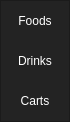
        <widget class="QFrame" name="frame_left_menu">
         <property name="minimumSize">
          <size>
           <width>70</width>
           <height>0</height>
          </size>
         </property>
         <property name="maximumSize">
          <size>
           <width>70</width>
           <height>16777215</height>
          </size>
         </property>
         <property name="styleSheet">
          <string notr="true">background-color: rgb(35, 35, 35);</string>
         </property>
         <property name="frameShape">
          <enum>QFrame::StyledPanel</enum>
         </property>
         <property name="frameShadow">
          <enum>QFrame::Raised</enum>
         </property>
         <layout class="QVBoxLayout" name="verticalLayout_3">
          <property name="leftMargin">
           <number>0</number>
          </property>
          <property name="topMargin">
           <number>0</number>
          </property>
          <property name="rightMargin">
           <number>0</number>
          </property>
          <property name="bottomMargin">
           <number>0</number>
          </property>
          <item alignment="Qt::AlignTop">
           <widget class="QFrame" name="frame_top_menus">
            <property name="frameShape">
             <enum>QFrame::NoFrame</enum>
            </property>
            <property name="frameShadow">
             <enum>QFrame::Raised</enum>
            </property>
            <layout class="QVBoxLayout" name="verticalLayout_4">
             <property name="spacing">
              <number>0</number>
             </property>
             <property name="leftMargin">
              <number>0</number>
             </property>
             <property name="topMargin">
              <number>0</number>
             </property>
             <property name="rightMargin">
              <number>0</number>
             </property>
             <property name="bottomMargin">
              <number>0</number>
             </property>
             <item>
              <widget class="QPushButton" name="btn_page_1">
               <property name="minimumSize">
                <size>
                 <width>0</width>
                 <height>40</height>
                </size>
               </property>
               <property name="styleSheet">
                <string notr="true">QPushButton {
	color: rgb(255, 255, 255);
	background-color: rgb(35, 35, 35);
	border: 0px solid;
}
QPushButton:hover {
	background-color: rgb(85, 170, 255);
}</string>
               </property>
               <property name="text">
                <string>Foods</string>
               </property>
              </widget>
             </item>
             <item>
              <widget class="QPushButton" name="btn_page_2">
               <property name="minimumSize">
                <size>
                 <width>0</width>
                 <height>40</height>
                </size>
               </property>
               <property name="styleSheet">
                <string notr="true">QPushButton {
	color: rgb(255, 255, 255);
	background-color: rgb(35, 35, 35);
	border: 0px solid;
}
QPushButton:hover {
	background-color: rgb(85, 170, 255);
}</string>
               </property>
               <property name="text">
                <string>Drinks</string>
               </property>
              </widget>
             </item>
             <item>
              <widget class="QPushButton" name="btn_page_3">
               <property name="minimumSize">
                <size>
                 <width>0</width>
                 <height>40</height>
                </size>
               </property>
               <property name="styleSheet">
                <string notr="true">QPushButton {
	color: rgb(255, 255, 255);
	background-color: rgb(35, 35, 35);
	border: 0px solid;
}
QPushButton:hover {
	background-color: rgb(85, 170, 255);
}</string>
               </property>
               <property name="text">
                <string>Carts</string>
               </property>
              </widget>
             </item>
            </layout>
           </widget>
          </item>
         </layout>
        </widget>
